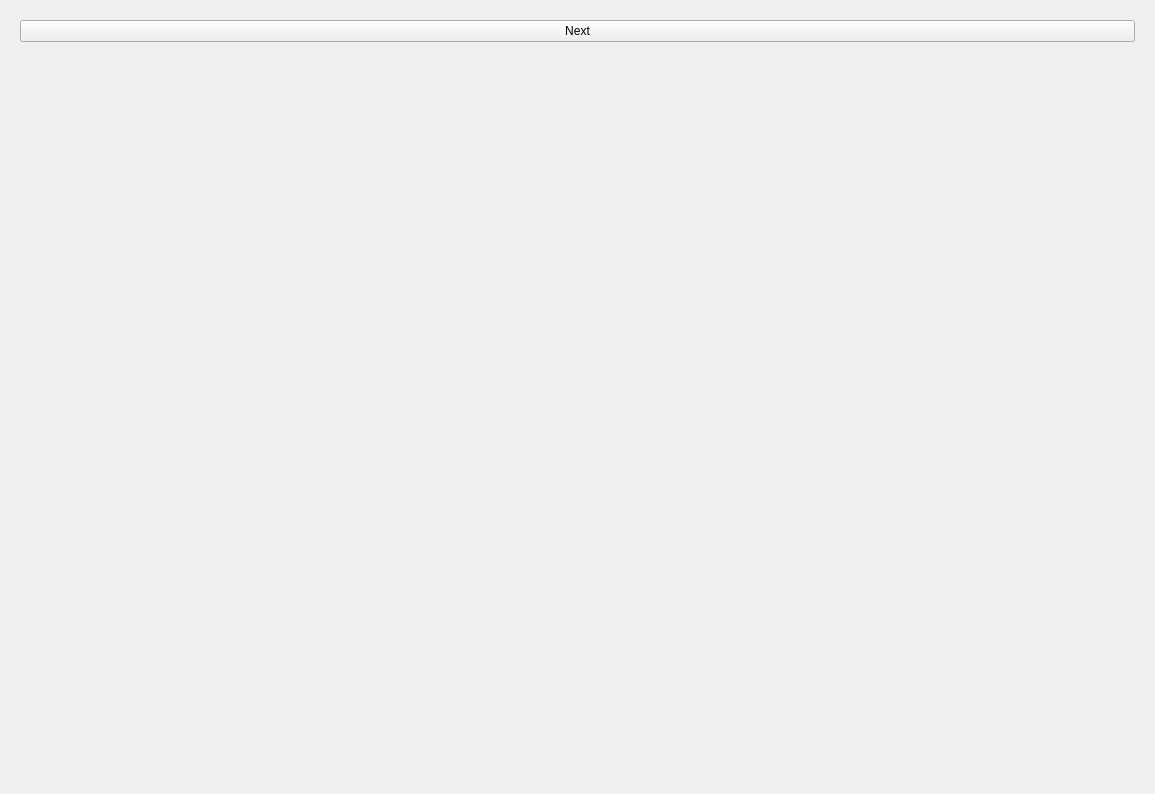
<?xml version="1.0" encoding="UTF-8"?>
<ui version="4.0">
 <class>qSlicerPatientManagerModuleWidget</class>
 <widget class="qSlicerWidget" name="qSlicerPatientManagerModuleWidget">
  <property name="geometry">
   <rect>
    <x>0</x>
    <y>0</y>
    <width>1155</width>
    <height>794</height>
   </rect>
  </property>
  <property name="windowTitle">
   <string>Form</string>
  </property>
  <layout class="QVBoxLayout" name="verticalLayout">
   <item>
    <widget class="ctkCollapsibleButton" name="CTKCollapsibleButton" native="true">
     <property name="text" stdset="0">
      <string>Display</string>
     </property>
     <layout class="QVBoxLayout" name="verticalLayout_3">
      <item>
       <widget class="QPushButton" name="pushButton">
        <property name="text">
         <string>Next</string>
        </property>
       </widget>
      </item>
     </layout>
    </widget>
   </item>
   <item>
    <spacer name="verticalSpacer">
     <property name="orientation">
      <enum>Qt::Vertical</enum>
     </property>
     <property name="sizeHint" stdset="0">
      <size>
       <width>0</width>
       <height>0</height>
      </size>
     </property>
    </spacer>
   </item>
  </layout>
 </widget>
 <customwidgets>
  <customwidget>
   <class>qSlicerWidget</class>
   <extends>QWidget</extends>
   <header>qSlicerWidget.h</header>
   <container>1</container>
  </customwidget>
  <customwidget>
   <class>ctkCollapsibleButton</class>
   <extends>QWidget</extends>
   <header>ctkCollapsibleButton.h</header>
   <container>1</container>
  </customwidget>
 </customwidgets>
 <resources/>
 <connections/>
</ui>
